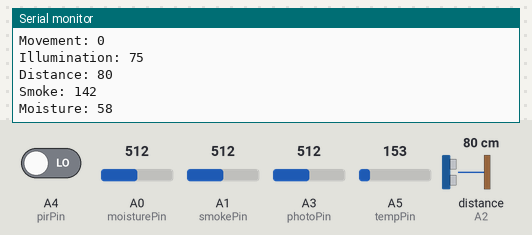
This sketch was run on a simulated Arduino Uno, built with avr-gcc and run on an emulated ATmega328P. Parts: the last lines printed to the serial monitor. Wiring (inferred from the names in the program): ultrasonic range finder: trigger A2; echo A2. The test bench sets the inputs (shaded band); at power-on: distance to the obstacle (sensor on A2) 80 cm, A5 (tempPin) = 153, A0 (moisturePin) = 512, A1 (smokePin) = 512, A3 (photoPin) = 512, A4 (pirPin) LOW. The echo pulse lasts 58.3 µs per cm.

Above: at 1.3 s.
1.4 s: distance to the obstacle (sensor on A2) set to 2 cm
At 1.95 s:
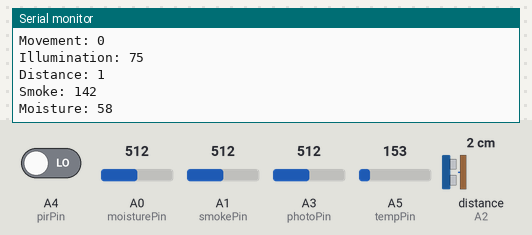
2.9 s: A5 (tempPin) set to 165
4.4 s: distance to the obstacle (sensor on A2) set to 250 cm
At 5.14 s:
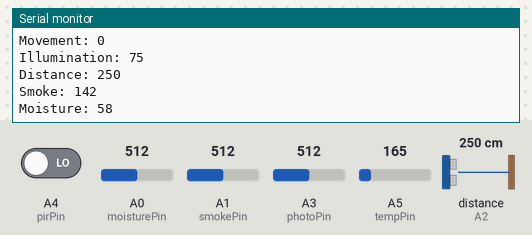
7.5 s: A0 (moisturePin) set to 716
At 8.4 s:
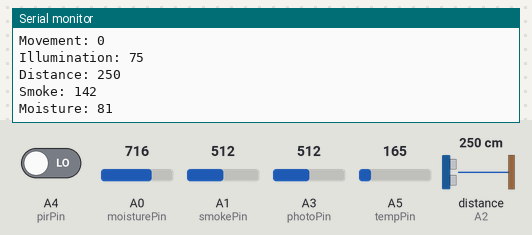
9.0 s: A1 (smokePin) set to 716
At 9.48 s:
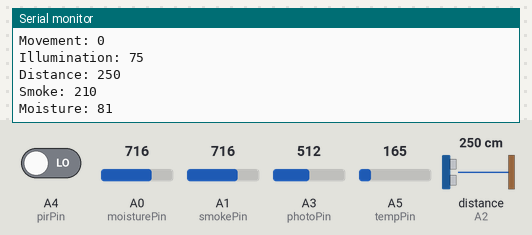
10.5 s: A3 (photoPin) set to 716
Timing chart, 0 to 13.0 s (numbered marks = the images above; inputs shaded):
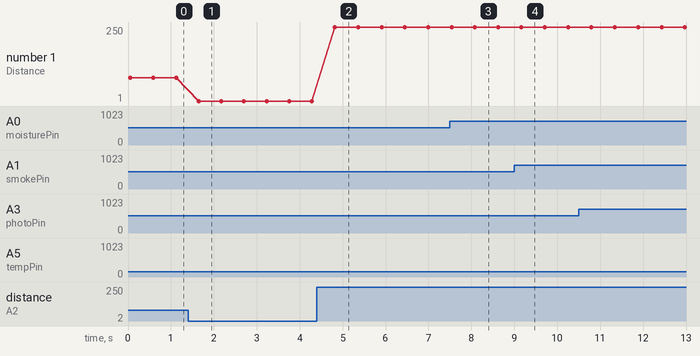

Measured:
- after the input at 1.4 s, the serial monitor: prints a new line after 0.25 s (image 1)
- after the input at 4.4 s, the serial monitor: prints a new line after 0.42 s (image 2)
- after the input at 7.5 s, the serial monitor: prints a new line after 0.61 s (image 3)
- after the input at 9.0 s, the serial monitor: prints a new line after 0.18 s (image 4)
- plotted number 1: 80 → 1 after the input at 1.4 s, 1 → 250 after the input at 4.4 s

The sketch:

32IV_7_Group_and_moisture.ino
```cpp
int tempPin=A5;
int pirPin=A4;
int photoPin=A3;
int distancePin=A2;
int smokePin=A1;
int moisturePin=A0;

int getTemperature() {
  int help=analogRead(tempPin);
  float volts=help*5.0;
  float percents=volts/1024.0;
  float minusOffset=percents-0.5;
  int degrees=minusOffset*100;
  return degrees;
}

bool getMotion(){
  bool help=(bool) digitalRead(pirPin);
  return help;
}

int getIllumination(){
  int help=analogRead(photoPin);
  int converted=map(help, 6, 679, 1, 100);
  return converted;
}

long getDistance()
{
  pinMode(distancePin, OUTPUT);
  digitalWrite(distancePin, LOW);
  delayMicroseconds(2);
  digitalWrite(distancePin, HIGH);
  delayMicroseconds(10);
  digitalWrite(distancePin, LOW);

  pinMode(distancePin, INPUT);
  long duration = pulseIn(distancePin, HIGH);
  long cmDistance = duration / 29 / 2;
  return cmDistance;
}

int getSmoke(){
  int help=analogRead(smokePin);
  int converted=map(help, 85, 385, 0, 100);
  return converted;
}

int getMoisture(){
  int help=analogRead(moisturePin);
  int converted=map(help, 0, 876, 0, 100);
  return converted;
}

void setup()
{
  pinMode(tempPin, INPUT);
  pinMode(pirPin, INPUT);
  pinMode(photoPin, INPUT);
  pinMode(distancePin, INPUT);
  pinMode(smokePin, INPUT);
  pinMode(moisturePin, INPUT);
  Serial.begin(9600);
}

void loop()
{
  int temperature=getTemperature();
  bool isMoving=getMotion();
  int illumination=getIllumination();
  long distance=getDistance();
  int smoke=getSmoke();
  int moisture=getMoisture();

  Serial.print("Temperature: ");
  Serial.println(temperature);
  Serial.print("Movement: ");
  Serial.println(isMoving);
  Serial.print("Illumination: ");
  Serial.println(illumination);
  Serial.print("Distance: ");
  Serial.println(distance);
  Serial.print("Smoke: ");
  Serial.println(smoke);
  Serial.print("Moisture: ");
  Serial.println(moisture);
  Serial.println();

  delay(500);
}
```
